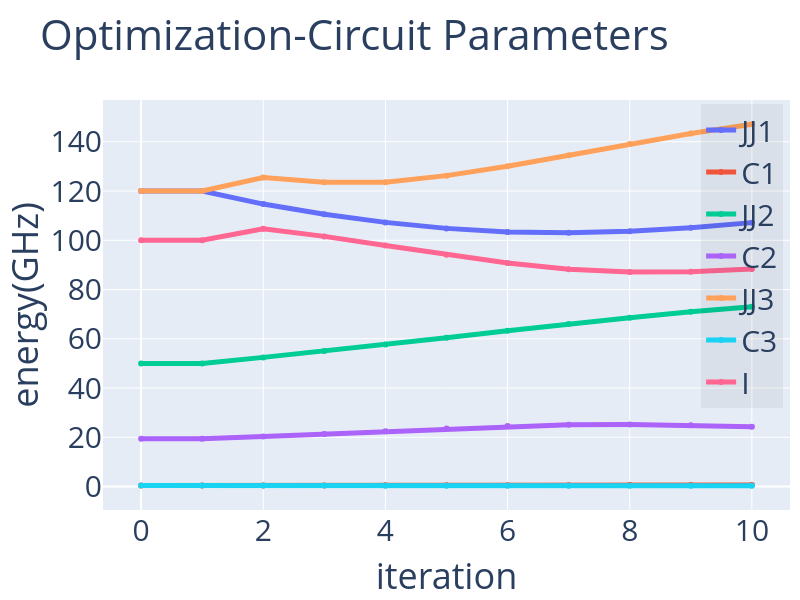

Notebook code for this chart:
### Code cell
plotCompare(dCircuit.index,dCircuit,'Optimization-Circuit Parameters','iteration','energy(GHz)',export='pdf',size=(600,800))
# plot circuit parameter energy value vs. iterations

### Figure 1 — Plotly figure (JSON) as saved in the notebook; plotly's stock layout.template omitted (floating-point values rounded to 4 significant figures)
{"data": [{"line": {"width": 5}, "name": "JJ1", "type": "scatter", "x": [0, 1, 2, 3, 4, 5, 6, 7, 8, 9, 10], "y": [120.0, 120.0, 114.7, 110.5, 107.3, 104.8, 103.4, 103.0, 103.7, 105.1, 107.2]}, {"line": {"width": 5}, "name": "C1", "type": "scatter", "x": [0, 1, 2, 3, 4, 5, 6, 7, 8, 9, 10], "y": [0.4304, 0.4304, 0.4525, 0.4754, 0.4993, 0.5244, 0.5506, 0.5779, 0.6063, 0.6359, 0.6668]}, {"line": {"width": 5}, "name": "JJ2", "type": "scatter", "x": [0, 1, 2, 3, 4, 5, 6, 7, 8, 9, 10], "y": [50.0, 50.0, 52.45, 55.02, 57.69, 60.46, 63.26, 66.0, 68.59, 70.95, 73.04]}, {"line": {"width": 5}, "name": "C2", "type": "scatter", "x": [0, 1, 2, 3, 4, 5, 6, 7, 8, 9, 10], "y": [19.37, 19.37, 20.36, 21.37, 22.45, 23.55, 24.54, 25.12, 25.18, 24.84, 24.27]}, {"line": {"width": 5}, "name": "JJ3", "type": "scatter", "x": [0, 1, 2, 3, 4, 5, 6, 7, 8, 9, 10], "y": [120.0, 120.0, 125.5, 123.5, 123.6, 126.2, 130.1, 134.5, 139.1, 143.3, 147.1]}, {"line": {"width": 5}, "name": "C3", "type": "scatter", "x": [0, 1, 2, 3, 4, 5, 6, 7, 8, 9, 10], "y": [0.4304, 0.4304, 0.4095, 0.3896, 0.3713, 0.3558, 0.3439, 0.3356, 0.3302, 0.3274, 0.3267]}, {"line": {"width": 5}, "name": "I", "type": "scatter", "x": [0, 1, 2, 3, 4, 5, 6, 7, 8, 9, 10], "y": [100.0, 100.0, 104.7, 101.6, 97.89, 94.14, 90.75, 88.27, 87.14, 87.26, 88.33]}], "layout": {"font": {"size": 30}, "height": 600, "legend": {"bgcolor": "rgba(0,0,0,.05)", "x": 0.99, "xanchor": "right", "y": 0.99, "yanchor": "top"}, "margin": {"r": 10, "t": 100}, "showlegend": true, "title": {"text": "Optimization-Circuit Parameters"}, "width": 800, "xaxis": {"title": {"text": "iteration"}}, "yaxis": {"title": {"text": "energy(GHz)"}}}}
